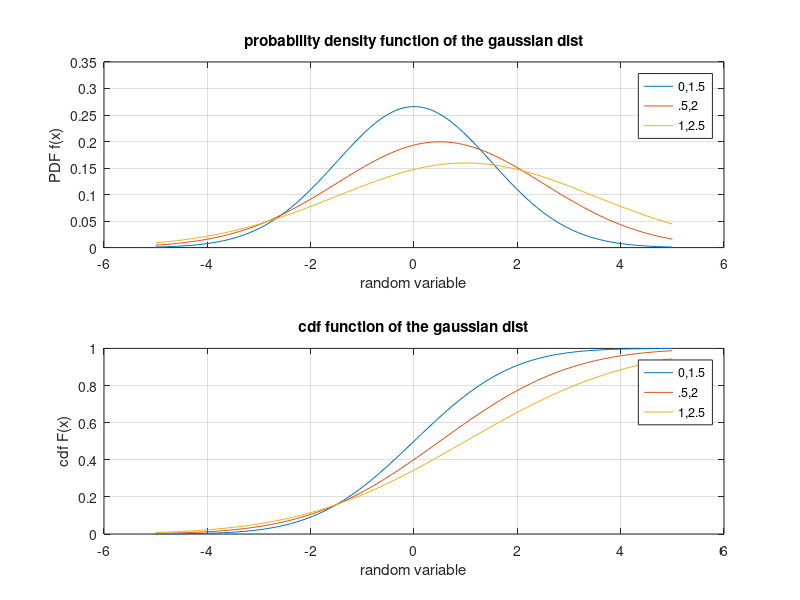

This chart was generated by the following MATLAB code:
# EXPERIMENT: 2.
# AIM: To PLOT PDF AND CDF OF GAUSSIAN, RAYLEIGH AND UNIFORM RVs.
#(these are used in the RF wireless comm.)

clc;
clear all;
close all;

# define the parameters of th  egaussian distribution
mu1=0;  #mean
mu2=0.5;  #mean
mu3=1;  #mean
sigma1 = 1.5;   # std. deviation
sigma2 = 2;   # std. deviation
sigma3 = 2.5;   # std. deviation

# generate the random sample from the gaussian distribution
sample_size = 1000;
random_sample1 = mu1 + sigma1 * randn(sample_size,1);
random_sample2 = mu2 + sigma2 * randn(sample_size,1);
random_sample3 = mu3 + sigma3 * randn(sample_size,1);

# compute the pdf and cdf
# x = linespace(mu - 4*sigma, mu _ 4*sigma,100); # range of values of pdf and cdf
x = linspace(-5,5,100);
pdf_values1 = (1/(sigma1 * sqrt(2*pi))) * exp(-(x - mu1).^2 / (2*sigma1^2));
cdf_values1 = 0.5 * (1+erf((x-mu1)/(sigma1 * sqrt(2))));

pdf_values2 = (1/(sigma2 * sqrt(2*pi))) * exp(-(x - mu2).^2 / (2*sigma2^2));
cdf_values2 = 0.5 * (1+erf((x-mu2)/(sigma2 * sqrt(2))));

pdf_values3 = (1/(sigma3 * sqrt(2*pi))) * exp(-(x - mu3).^2 / (2*sigma3^2));
cdf_values3 = 0.5 * (1+erf((x-mu3)/(sigma3 * sqrt(2))));

#plot pdf
figure ;
subplot(2,1,1)
plot(x,pdf_values1);
title("probability density function of the gaussian dist");
xlabel("random variable");
ylabel("PDF f(x)");
grid on;
hold on;
plot(x,pdf_values2);
plot(x,pdf_values3);
legend("0,1.5",".5,2","1,2.5");

#plot the CDF
subplot(2,1,2)
plot(x,cdf_values1);
title("cdf function of the gaussian dist");
xlabel("random variable");
ylabel("cdf F(x)");
grid on;
hold on;
plot(x,cdf_values2);
plot(x,cdf_values3);
legend("0,1.5",".5,2","1,2.5");

